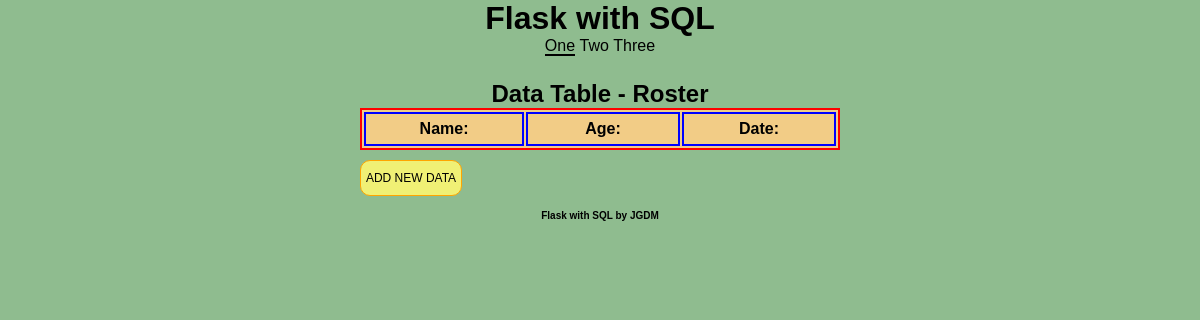
/, run on an earlier commit of the app's database.
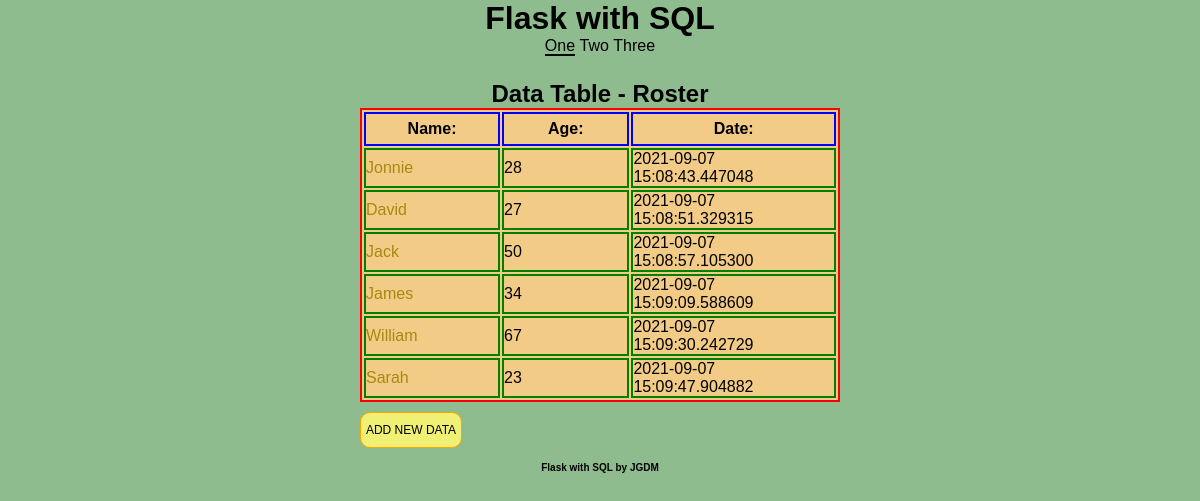
And on a later commit of the database.
### models.py (models this page shows, shortened)
class Roster(db.Model):
    id = db.Column(db.Integer(), primary_key=True)
    name = db.Column("Name", db.String(80), unique=True, nullable=False)
    age = db.Column("Age", db.Integer, unique=True, nullable=False)
    joined = db.Column('Joined', db.DateTime, default=datetime.datetime.now)

### app.py (the view)
@app.route('/')
def index():
    roster = Roster.query.all()
    return render_template("index.html", roster=roster)

### templates/index.html (shortened to what this page needs)
{% extends "main.html" %}
    {% block nav_block %}
        <nav>
            <ul>
                <li><a href="/" class="selected" >One</a></li>
                <li><a href="/two">Two</a></li>
                <li><a href="/three">Three</a></li>
            </ul>
        </nav>
    {% endblock %}
    {% block main_block %}
        <h2>Data Table - Roster</h2>
        <table>
            <tr>
                <th>Name:</th>
                <th>Age:</th>
                <th>Date:</th>
            </tr>
            {% for people in roster %}
                <tr>
                    <td> <a href="{{ url_for('single', id=people.id )}}">{{ people.name }} </a> </td>
                    <td>{{ people.age }}</td>
                    <td>{{ people.joined }}</td>
                </tr>
            {% endfor %}
        </table>
        {% endblock %}
        {% block btn_block %}
            <a class="goToForm" href="{{ url_for('main_form') }}" title="Add a new entry" aria-label="Add a new entry">Add New Data</a>
        {% endblock %}

### templates/main.html (shortened to what this page needs)
<!DOCTYPE html>
<html lang="en">
<head>
    <link rel="stylesheet" type="text/css" href="{{url_for('static', filename='style.css')}}">
</head>
<body>
    <header>
        <h1>Flask with SQL</h1>
        {% block nav_block %}  {% endblock %}
    </header>
    <main>
    {% block main_block %}
    {% endblock %}
    {% block btn_block %}  {% endblock %}
</main>
    <footer>
        <p>Flask with SQL by JGDM</p>
    </footer>
</body>
</html>

### static/style.css (style rules this page uses)
main button, main a.goToForm, main .edit-delete-block a.btn_edit, main .edit-delete-block a.btn_delete { width: 100px; display: inline-block; color: #000000; font-size: 12px; text-decoration: none; margin: 0 auto; padding: 10px 0px; background: #f0f075; border: solid orange 1px; border-radius: 10px; margin-top: 10px; cursor: pointer; text-align: center; text-transform: uppercase; }
* { padding: 0; margin: 0; }
body { background: darkseagreen; font-family: arial; }
header { width: 100%; height: auto; height: 80px; color: white; color: #000000; }
header h1 { text-align: center; }
header nav { text-align: center; }
header nav ul { list-style: none; }
header nav ul li { display: inline-block; }
header nav ul a { color: #000000; text-decoration: none; }
header nav ul .selected { border-bottom: solid 2px black; }
main { display: block; margin: 0 auto; width: 480px; }
main h1, main h2 { color: #000000; text-align: center; }
main table { display: block; margin: 0 auto; border: solid red 2px; background: #f2cc86; color: #000000; }
main table tbody td { width: 10%; border: green 2px solid; }
main table tbody td a { color: #a38b11; text-decoration: none; }
main table tbody th { width: 10%; border: blue 2px solid; height: 30px; }
footer { width: 100%; margin-top: 14px; color: #000000; }
footer p { font-size: 10px; font-weight: bold; text-align: center; }

What changed in the data, as far as the page shows it:
added Roster: name "Jonnie", age "28", joined "2021-09-07 15:08:43.447048"
added Roster: name "David", age "27", joined "2021-09-07 15:08:51.329315"
added Roster: name "Jack", age "50", joined "2021-09-07 15:08:57.105300"
added Roster: name "James", age "34", joined "2021-09-07 15:09:09.588609"
added Roster: name "William", age "67", joined "2021-09-07 15:09:30.242729"
added Roster: name "Sarah", age "23", joined "2021-09-07 15:09:47.904882"
